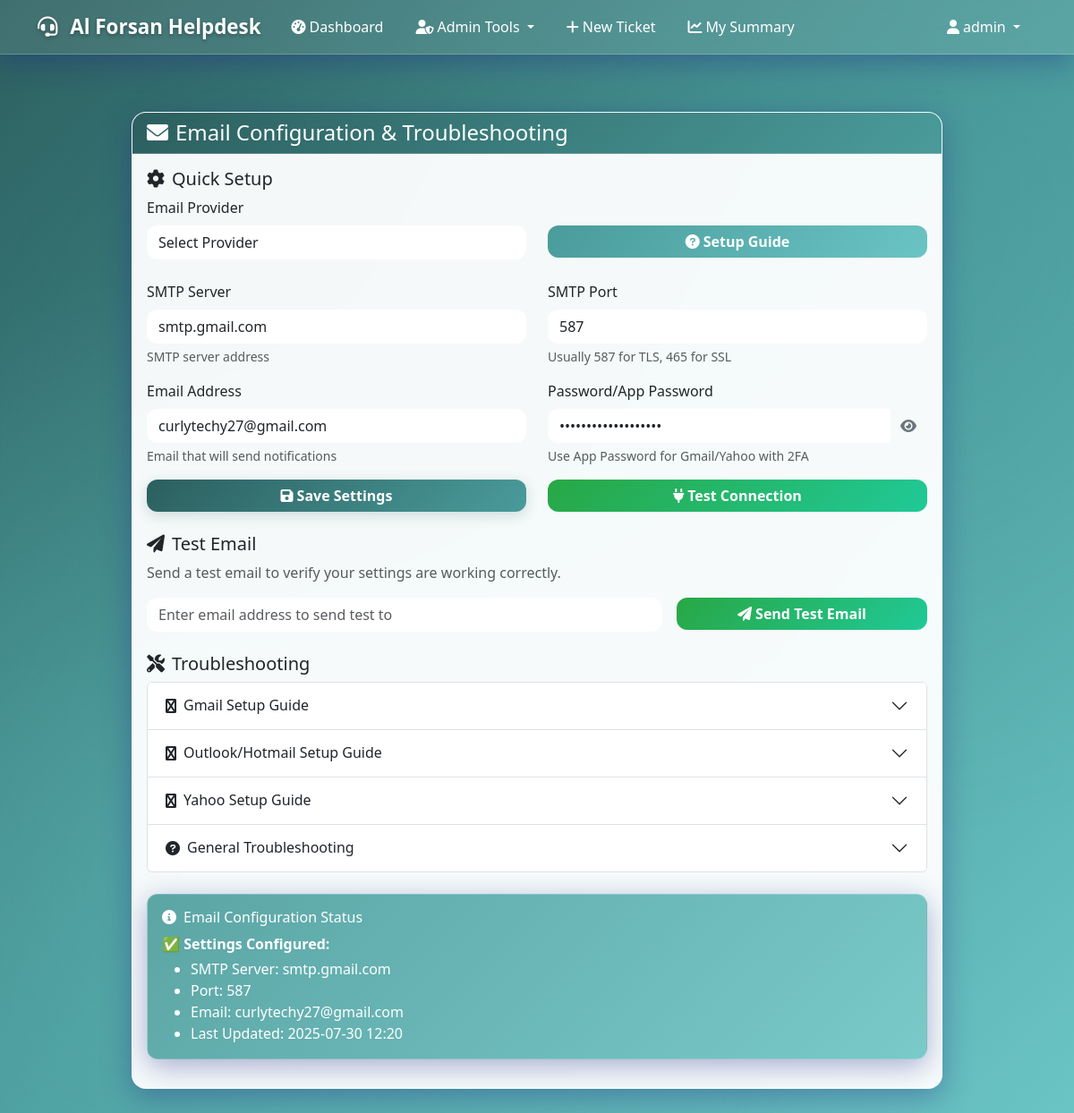
The app's page /admin/email_settings (signed in) with its own data.
### app.py (models this page shows, shortened)
class SystemSettings(db.Model):
    __tablename__ = 'system_settings'
    id = db.Column(db.Integer, primary_key=True)
    system_name = db.Column(db.String(100), nullable=False, default='Al Qeyam Helpdesk')
    logo_filename = db.Column(db.String(200), nullable=True)
    updated_at = db.Column(db.DateTime, default=utc_now, onupdate=utc_now)

class User(UserMixin, db.Model):
    __tablename__ = 'users'
    id = db.Column(db.Integer, primary_key=True)
    username = db.Column(db.String(80), unique=True, nullable=False)
    email = db.Column(db.String(120), unique=True, nullable=False)
    password_hash = db.Column(db.String(120), nullable=False)
    role = db.Column(db.String(20), default='user')  # 'super_admin', 'admin', 'user', 'it_agent', 'fm_agent'
    department = db.Column(db.Text, nullable=True)  # Store module permissions as JSON string - changed to TEXT for larger storage
    is_active = db.Column(db.Boolean, default=True)
    created_at = db.Column(db.DateTime, default=utc_now)

class EmailSettings(db.Model):
    __tablename__ = 'email_settings'
    id = db.Column(db.Integer, primary_key=True)
    smtp_server = db.Column(db.String(100), nullable=False)
    smtp_port = db.Column(db.Integer, nullable=False)
    email_address = db.Column(db.String(120), nullable=False)
    email_password = db.Column(db.String(120), nullable=False)
    is_active = db.Column(db.Boolean, default=True)
    created_at = db.Column(db.DateTime, default=utc_now)
    updated_at = db.Column(db.DateTime, default=utc_now, onupdate=utc_now)

### app.py (the view)
@app.route('/admin/email_settings')
@require_module_access('email_settings')
def admin_email_settings():
    email_settings = EmailSettings.query.first()
    return render_template('admin_email_settings.html', email_settings=email_settings)

### templates/admin_email_settings.html (shortened to what this page needs)
﻿{% extends "base.html" %}
{% block content %}
<div class="container">
    <div class="row">
        <div class="col-md-10 mx-auto">
            <div class="card">
                <div class="card-header">
                    <h4 class="mb-0">
                        <i class="fas fa-envelope me-2"></i>Email Configuration & Troubleshooting
                    </h4>
                </div>
                <div class="card-body">
                    <div class="mb-4">
                        <h5><i class="fas fa-cog me-2"></i>Quick Setup</h5>
                        <div class="row">
                            <div class="col-md-6">
                                <label for="email_provider" class="form-label">Email Provider</label>
                                <select class="form-select" id="email_provider" onchange="loadProviderConfig()">
                                    <option value="">Select Provider</option>
                                </select>
                            </div>
                            <div class="col-md-6">
                                <label class="form-label">&nbsp;</label>
                                <button type="button" class="btn btn-info w-100" onclick="showProviderGuide()">
                                    <i class="fas fa-question-circle me-1"></i>Setup Guide
                                </button>
                            </div>
                        </div>
                    </div>
                    <form method="POST" action="{{ url_for('admin_settings') }}" id="emailForm">
                        <div class="row">
                            <div class="col-md-6">
                                <div class="mb-3">
                                    <label for="smtp_server" class="form-label">SMTP Server</label>
                                    <input type="text" class="form-control" id="smtp_server" name="smtp_server"
                                           value="{{ email_settings.smtp_server if email_settings else '' }}"
                                           placeholder="e.g., smtp.gmail.com" required>
                                    <div class="form-text">SMTP server address</div>
                                </div>
                            </div>
                            <div class="col-md-6">
                                <div class="mb-3">
                                    <label for="smtp_port" class="form-label">SMTP Port</label>
                                    <input type="number" class="form-control" id="smtp_port" name="smtp_port"
                                           value="{{ email_settings.smtp_port if email_settings else '587' }}"
                                           placeholder="587" required>
                                    <div class="form-text">Usually 587 for TLS, 465 for SSL</div>
                                </div>
                            </div>
                        </div>
                        <div class="row">
                            <div class="col-md-6">
                                <div class="mb-3">
                                    <label for="email_address" class="form-label">Email Address</label>
                                    <input type="email" class="form-control" id="email_address" name="email_address"
                                           value="{{ email_settings.email_address if email_settings else '' }}"
                                           placeholder="helpdesk@school.com" required>
                                    <div class="form-text">Email that will send notifications</div>
                                </div>
                            </div>
                            <div class="col-md-6">
                                <div class="mb-3">
                                    <label for="email_password" class="form-label">Password/App Password</label>
                                    <div class="input-group">
                                        <input type="password" class="form-control" id="email_password" name="email_password"
                                               value="{{ email_settings.email_password if email_settings else '' }}"
                                               placeholder="Password or App Password" required>
                                        <button class="btn btn-outline-secondary" type="button" onclick="togglePassword()">
                                            <i class="fas fa-eye" id="passwordIcon"></i>
                                        </button>
                                    </div>
                                    <div class="form-text">Use App Password for Gmail/Yahoo with 2FA</div>
                                </div>
                            </div>
                        </div>
                        <div class="row">
                            <div class="col-md-6">
                                <button type="submit" class="btn btn-primary w-100">
                                    <i class="fas fa-save me-1"></i>Save Settings
                                </button>
                            </div>
                            <div class="col-md-6">
                                <button type="button" class="btn btn-success w-100" onclick="testConnection()">
                                    <i class="fas fa-plug me-1"></i>Test Connection
                                </button>
                            </div>
                        </div>
                    </form>
                    <div class="mt-4">
                        <h5><i class="fas fa-paper-plane me-2"></i>Test Email</h5>
                        <p class="text-muted">Send a test email to verify your settings are working correctly.</p>
                        <form method="POST" action="{{ url_for('test_email') }}" class="row g-3">
                            <div class="col-md-8">
                                <input type="email" class="form-control" name="test_email"
                                       placeholder="Enter email address to send test to" required>
                            </div>
                            <div class="col-md-4">
                                <button type="submit" class="btn btn-success w-100">
                                    <i class="fas fa-paper-plane me-1"></i>Send Test Email
                                </button>
                            </div>
                        </form>
                    </div>
                    <div class="mt-4">
                        <h5><i class="fas fa-tools me-2"></i>Troubleshooting</h5>
                        <div class="accordion" id="troubleshootingAccordion">
                            <div class="accordion-item">
                                <h2 class="accordion-header">
                                    <button class="accordion-button collapsed" type="button" data-bs-toggle="collapse" data-bs-target="#gmailGuide">
                                        <i class="fas fa-google me-2"></i>Gmail Setup Guide
                                    </button>
                                </h2>
                            </div>
                            <div class="accordion-item">
                                <h2 class="accordion-header">
                                    <button class="accordion-button collapsed" type="button" data-bs-toggle="collapse" data-bs-target="#outlookGuide">
                                        <i class="fas fa-microsoft me-2"></i>Outlook/Hotmail Setup Guide
                                    </button>
                                </h2>
                            </div>
                            <div class="accordion-item">
                                <h2 class="accordion-header">
                                    <button class="accordion-button collapsed" type="button" data-bs-toggle="collapse" data-bs-target="#yahooGuide">
                                        <i class="fas fa-yahoo me-2"></i>Yahoo Setup Guide
                                    </button>
                                </h2>
                            </div>
                            <div class="accordion-item">
                                <h2 class="accordion-header">
                                    <button class="accordion-button collapsed" type="button" data-bs-toggle="collapse" data-bs-target="#generalGuide">
                                        <i class="fas fa-question-circle me-2"></i>General Troubleshooting
                                    </button>
                                </h2>
                            </div>
                        </div>
                    </div>
                    <div class="mt-4">
                        <div class="alert alert-info">
                            <h6><i class="fas fa-info-circle me-2"></i>Email Configuration Status</h6>
                            {% if email_settings %}
                                <p class="mb-1"><strong>✅ Settings Configured:</strong></p>
                                <ul class="mb-0">
                                    <li>SMTP Server: {{ email_settings.smtp_server }}</li>
                                    <li>Port: {{ email_settings.smtp_port }}</li>
                                    <li>Email: {{ email_settings.email_address }}</li>
                                    <li>Last Updated: {{ email_settings.updated_at.strftime('%Y-%m-%d %H:%M') }}</li>
                                </ul>
                            {% else %}
                                <p class="mb-0"><strong>❌ No email settings configured.</strong> Please configure email settings to enable notifications.</p>
                            {% endif %}
                        </div>
                    </div>
                </div>
            </div>
        </div>
    </div>
</div>
{% endblock %}

### templates/base.html (shortened to what this page needs)
<!DOCTYPE html>
<html lang="en">
<head>
    <link href="https://cdn.jsdelivr.net/npm/bootstrap@5.3.0/dist/css/bootstrap.min.css" rel="stylesheet">
    <link href="https://cdnjs.cloudflare.com/ajax/libs/font-awesome/6.0.0/css/all.min.css" rel="stylesheet">
</head>
<body>
    <nav class="navbar navbar-expand-lg navbar-dark">
        <div class="container">
            <a class="navbar-brand" href="{{ url_for('index') }}">
                {% if system_settings.logo_filename %}
                    <img src="{{ url_for('static', filename='uploads/' + system_settings.logo_filename) }}" alt="Logo" style="height:32px;width:auto;margin-right:8px;vertical-align:middle;object-fit:contain;">
                {% else %}
                    <i class="fas fa-headset me-2"></i>
                {% endif %}{{ system_settings.system_name }}
            </a>
            <div class="collapse navbar-collapse" id="navbarNav">
                <ul class="navbar-nav me-auto">
                    {% if current_user.is_authenticated %}
                        <li class="nav-item">
                            <a class="nav-link" href="{{ url_for('dashboard') }}">
                                <i class="fas fa-tachometer-alt me-1"></i>Dashboard
                            </a>
                        </li>
                        {% if current_user.role in ['admin', 'super_admin'] %}
                            <li class="nav-item dropdown">
                                <a class="nav-link dropdown-toggle" href="#" id="adminDropdown" role="button" data-bs-toggle="dropdown">
                                    <i class="fas fa-user-shield me-1"></i>Admin Tools
                                </a>
                            </li>
                        {% endif %}
                        {% if current_user.role in ['it_agent', 'fm_agent'] %}
                            <li class="nav-item dropdown">
                                <a class="nav-link dropdown-toggle" href="#" id="agentDropdown" role="button" data-bs-toggle="dropdown">
                                    <i class="fas fa-tools me-1"></i>Agent Tools
                                </a>
                                <ul class="dropdown-menu">
                                    <li><a class="dropdown-item" href="{{ url_for('admin_tickets') }}">
                                        <i class="fas fa-list me-1"></i>All Tickets
                                    </a></li>
                                    <li><a class="dropdown-item" href="{{ url_for('admin_search_tickets') }}">
                                        <i class="fas fa-search me-1"></i>Search Tickets
                                    </a></li>
                                    <li><a class="dropdown-item" href="{{ url_for('admin_summary_reports') }}">
                                        <i class="fas fa-chart-bar me-1"></i>Summary Reports
                                    </a></li>
                                    <li><hr class="dropdown-divider"></li>
                                    <li><a class="dropdown-item" href="{{ url_for('create_ticket') }}">
                                        <i class="fas fa-plus me-1"></i>Create Ticket
                                    </a></li>
                                </ul>
                            </li>
                        {% else %}
                            <li class="nav-item">
                                <a class="nav-link" href="{{ url_for('create_ticket') }}">
                                    <i class="fas fa-plus me-1"></i>New Ticket
                                </a>
                            </li>
                            <li class="nav-item">
                                <a class="nav-link" href="{{ url_for('my_ticket_summary') }}">
                                    <i class="fas fa-chart-line me-1"></i>My Summary
                                </a>
                            </li>
                        {% endif %}
                    {% endif %}
                </ul>
                <ul class="navbar-nav">
                    {% if current_user.is_authenticated %}
                        <li class="nav-item dropdown">
                            <a class="nav-link dropdown-toggle" href="#" id="navbarDropdown" role="button" data-bs-toggle="dropdown">
                                <i class="fas fa-user me-1"></i>{{ current_user.username }}
                            </a>
                        </li>
                    {% else %}
                        <li class="nav-item">
                            <a class="nav-link" href="{{ url_for('login') }}">
                                <i class="fas fa-sign-in-alt me-1"></i>Login
                            </a>
                        </li>
                    {% endif %}
                </ul>
            </div>
        </div>
    </nav>
    <main class="container main-content" style="padding-top: 0.5rem;">
        {% block content %}{% endblock %}
    </main>
</body>
</html>

### records on screen
SystemSettings: system_name "Al Forsan Helpdesk"
User: username "admin"
EmailSettings: smtp_server "smtp.gmail.com", smtp_port "587", email_address "curlytechy27@gmail.com", updated_at "2025-07-30 12:20"
